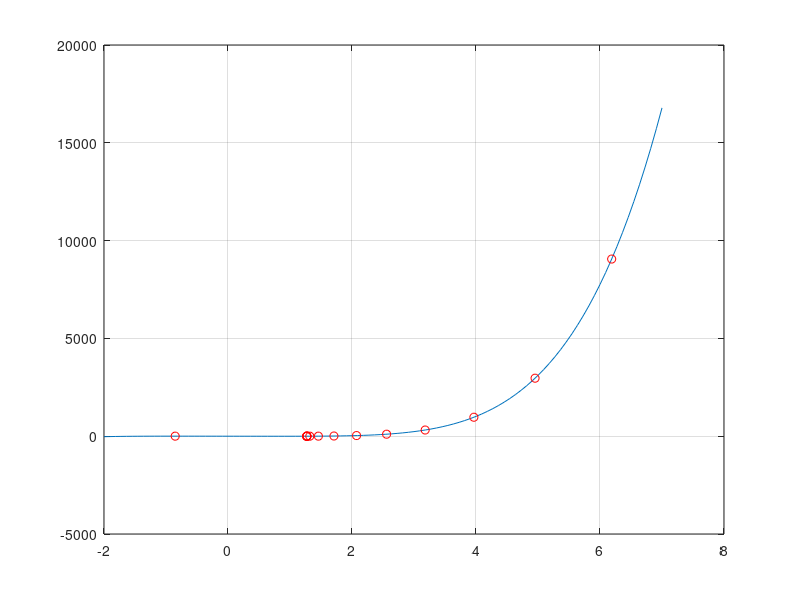

This figure's MATLAB source:
%% Newton's Method demo
% this one just "by-hand", should use loops, stopping criteria etc...

% f and f'
f = @(x) x.^5 - 3*x + 1/2
fp = @(x) 5*x.^4 - 3;

% initial guess
x0 = 0

% set xn to initial guess
xn = x0

% see more digits
format long g

% Newton step
xnew = xn - f(xn) / fp(xn);  xn = xnew

% then repeat a few times
xnew = xn - f(xn) / fp(xn);  xn = xnew
xnew = xn - f(xn) / fp(xn);  xn = xnew
xnew = xn - f(xn) / fp(xn);  xn = xnew
xnew = xn - f(xn) / fp(xn);  xn = xnew

% check f(xn) is indeed small
f(xn)


% try a different initial guess and make a plot
xx = linspace(-2,7);
clf;
plot(xx,f(xx))
hold on
grid on

x0 = 0.8
xn = x0

% note this on jumps around quite a bit before settling down and
% converging
xn = xn - f(xn) / fp(xn),  plot(xn,f(xn),'ro')
xn = xn - f(xn) / fp(xn),  plot(xn,f(xn),'ro')
xn = xn - f(xn) / fp(xn),  plot(xn,f(xn),'ro')
xn = xn - f(xn) / fp(xn),  plot(xn,f(xn),'ro')
xn = xn - f(xn) / fp(xn),  plot(xn,f(xn),'ro')
xn = xn - f(xn) / fp(xn),  plot(xn,f(xn),'ro')
xn = xn - f(xn) / fp(xn),  plot(xn,f(xn),'ro')
xn = xn - f(xn) / fp(xn),  plot(xn,f(xn),'ro')
xn = xn - f(xn) / fp(xn),  plot(xn,f(xn),'ro')
xn = xn - f(xn) / fp(xn),  plot(xn,f(xn),'ro')
xn = xn - f(xn) / fp(xn),  plot(xn,f(xn),'ro')
xn = xn - f(xn) / fp(xn),  plot(xn,f(xn),'ro')
xn = xn - f(xn) / fp(xn),  plot(xn,f(xn),'ro')
xn = xn - f(xn) / fp(xn),  plot(xn,f(xn),'ro')
xn = xn - f(xn) / fp(xn),  plot(xn,f(xn),'ro')

